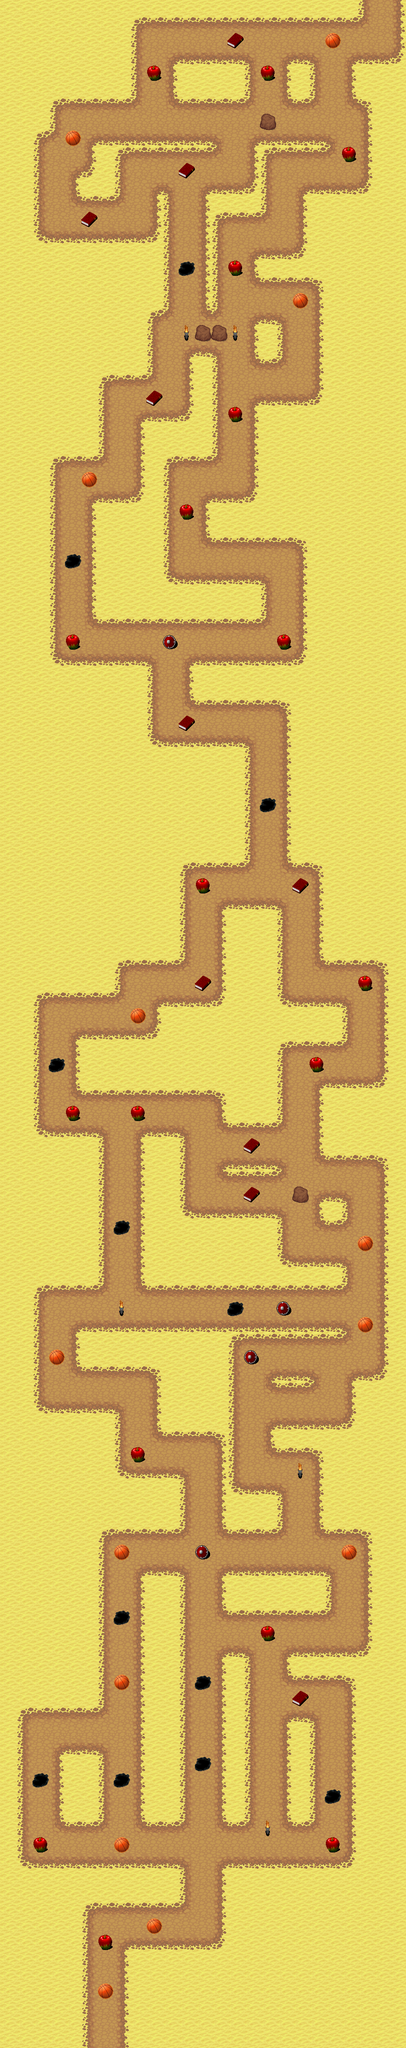

Tiled map render using the project's own tile images. Description and the map definition, with tile-layer contents summarised, below:
An orthogonal 25x126 tile map with 32x32 px tiles, 8 tile layers (Background, StartFinish, Intersection, Maze, ...).

<map version="1.0" orientation="orthogonal" renderorder="right-down" width="25" height="126" tilewidth="32" tileheight="32" nextobjectid="1">
 <tileset firstgid="1" name="integrado" tilewidth="32" tileheight="32" tilecount="630">
  <image source="Tilesets/integrado.png" width="672" height="960" />
  <tile id="15">
   <properties>
    <property name="trapId" value="1" />
   </properties>
  </tile>
  <tile id="484">
   <properties>
    <property name="powerupId" value="1" />
   </properties>
  </tile>
  <tile id="485">
   <properties>
    <property name="powerupId" value="2" />
   </properties>
  </tile>
  <tile id="490">
   <properties>
    <property name="collectableId" value="2" />
   </properties>
  </tile>
  <tile id="496">
   <properties>
    <property name="collectableId" value="1" />
   </properties>
  </tile>
  <tile id="507">
   <properties>
    <property name="collectableId" value="5" />
   </properties>
  </tile>
 </tileset>
 <layer name="Background" width="25" height="126">
  <data>[3150 cells, 3150 non-empty, 2 distinct tile ids]</data>
 </layer>
 <layer name="StartFinish" width="25" height="126">
  <properties>
   <property name="finish" value="23,0" />
   <property name="orientation" value="1" />
   <property name="start" value="6,125" />
  </properties>
  <data>[3150 cells, 2 non-empty, 1 distinct tile ids]</data>
 </layer>
 <layer name="Intersection" width="25" height="126">
  <data>[3150 cells, 26 non-empty, 1 distinct tile ids]</data>
 </layer>
 <layer name="Maze" width="25" height="126">
  <data>[3150 cells, 515 non-empty, 1 distinct tile ids]</data>
 </layer>
 <layer name="Collision" width="25" height="126">
  <data>[3150 cells, 936 non-empty, 13 distinct tile ids]</data>
 </layer>
 <layer name="Traps" width="25" height="126">
  <data>[3150 cells, 12 non-empty, 1 distinct tile ids]</data>
 </layer>
 <layer name="Powerups" width="25" height="126">
  <data>[3150 cells, 9 non-empty, 2 distinct tile ids]</data>
 </layer>
 <layer name="Collectables" width="25" height="126">
  <data>[3150 cells, 42 non-empty, 3 distinct tile ids]</data>
 </layer>
</map>